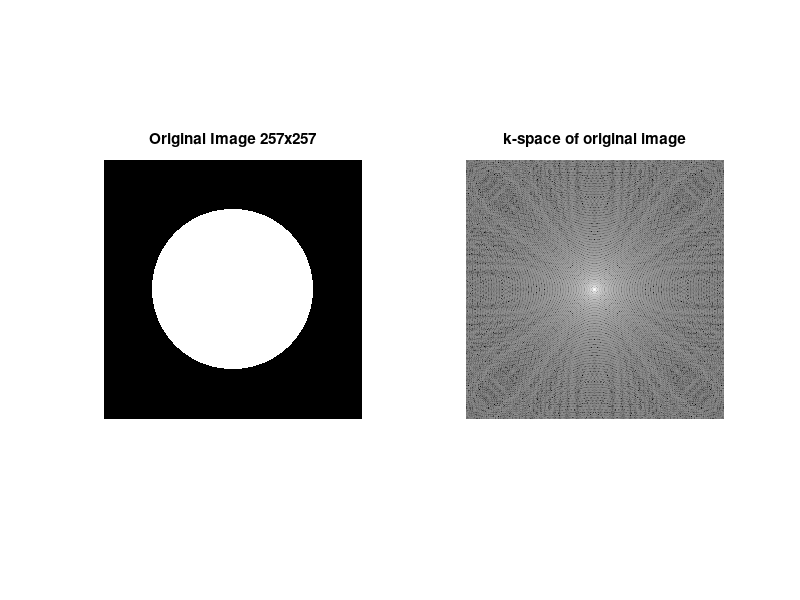
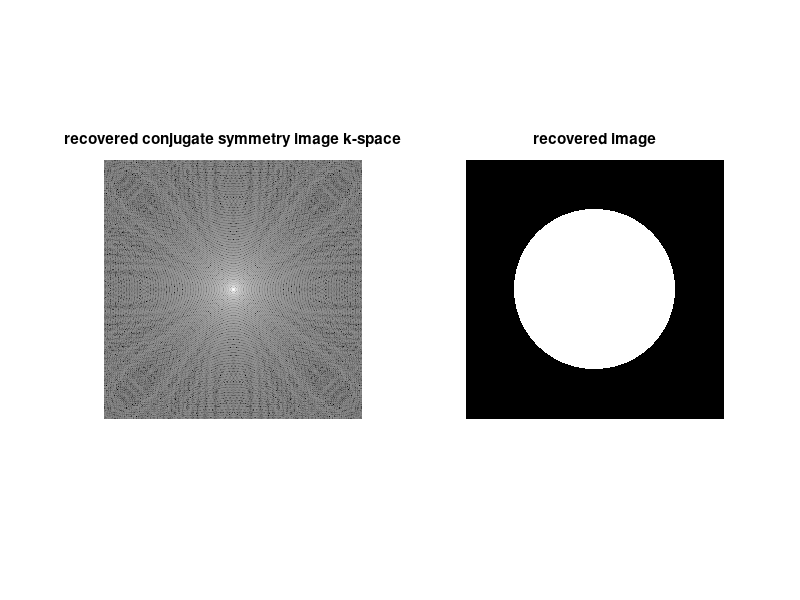
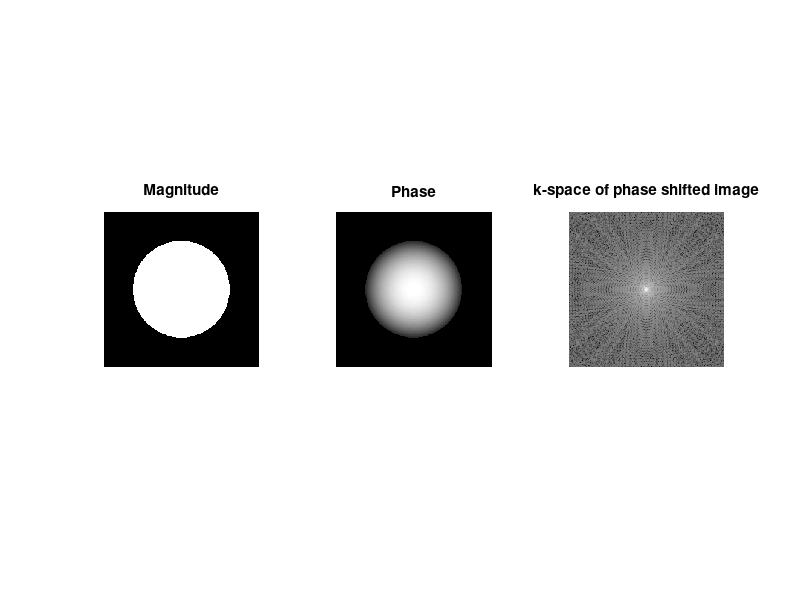
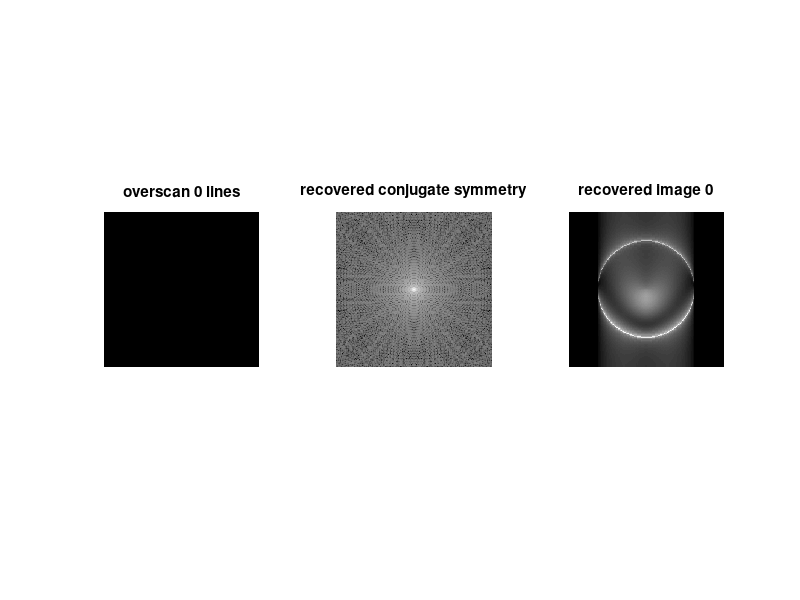

Reproduce these figures in MATLAB, in order.
% MRI Homework 3

%% part 1, a
OGimage=zeros(257,257);

for b=1:257
    for c=1:257
        if (b-128.5)^2 + (c-128.5)^2 <80^2
            OGimage(b,c)=1;
        end 
    end 
end 
OGimage=complex(OGimage);
figure (1) 
subplot(1,2,1)
imshow(OGimage)
title('Original Image 257x257')

%% part 1, b
kspace_image=fftshift(fft2(OGimage));
subplot(1,2,2)
imshow(log(abs(kspace_image)),[])
title('k-space of original image')

%% part 1, c
% make the top 128 rows of k-space=0
for n=1:1:128
    kspace_image(n,:)=0;
end 

%kspace_image_recovered=conj(kspace_image);
% row loop, column loop
% point by point put the conjgate into a matrix
kspace_image_recovered=kspace_image;
for k=1:128
    for d=1:257
        kspace_image_recovered(k,d)=conj(kspace_image(258-k,258-d));
    end
end
symmetry=kspace_image+kspace_image_recovered;
check=kspace_image_recovered-kspace_image;
figure (2)
subplot(1,2,1)
imshow(log(abs(kspace_image_recovered)),[])
title('recovered conjugate symmetry image k-space')

% part 1,d
recovered=ifft2(fftshift(kspace_image_recovered));
subplot(1,2,2)
imshow(abs(recovered),[])
title('recovered image')

%% part 2, a
%image=zeros(257,257);

%newImage=OGimage*1*exp(-1i*pi*r/80);
% as the over scan lines increase, the image will look better because we
% use less and less conjugate symmetry
 
for s=1:257
    for m=1:257
    r(s,m)=sqrt((s-128.5)^2 + (m-128.5)^2);
    end
end

for b=1:257
    for c=1:257
        if (b-128.5)^2 + (c-128.5)^2 <80^2
            OGimage(b,c)=1*exp(-1i*pi*(r(b,c)/-128));
        end 
    end 
end 

F=log(OGimage+1);

figure (3) 
subplot(1,3,1)
imshow(abs(OGimage),[])
title('Magnitude')

subplot(1,3,2)
imshow(F,[])
title('Phase')


%% part 2, b
kspace_image2=fftshift(fft2(OGimage));
subplot(1,3,3)
imshow(log(abs(kspace_image2)),[])
title('k-space of phase shifted image')

%% part 2,c
% 0 overscans 
for n=1:1:128
    kspace_image2(n,:)=0;
end 

figure (4) 
subplot(1,3,1)
imshow(log(abs(kspace_image2)),[])
title('overscan 0 lines')

kspace_image_recovered2=kspace_image2;
for k=1:128
    for d=1:257
        kspace_image_recovered2(k,d)=conj(kspace_image2(258-k,258-d));
    end
end

figure (4)
subplot(1,3,2)
imshow(log(abs(kspace_image_recovered2)),[])
title('recovered conjugate symmetry')

recovered2=ifft2(fftshift(kspace_image_recovered2));
subplot(1,3,3)
imshow(abs(recovered2),[])
title('recovered image 0')

%% 8 overscans 
kspace_image3=fftshift(fft2(OGimage));
for a=1:1:120
    kspace_image3(a,:)=0;
end 

figure (5) 
subplot(1,3,1)
imshow(log(abs(kspace_image3)),[])
title('overscan 8 lines')

kspace_image_recovered3=kspace_image3;
for i=1:120
    for j=1:257
        kspace_image_recovered3(i,j)=conj(kspace_image3(258-i,258-j));
    end
end

subplot(1,3,2)
imshow(log(abs(kspace_image_recovered2)),[])
title('recovered conjugate symmetry')

recovered3=ifft2(fftshift(kspace_image_recovered3));
subplot(1,3,3)
imshow(abs(recovered3),[])
title('recovered image 8')

%% 16 overscans 
kspace_image4=fftshift(fft2(OGimage));
for e=1:1:112
    kspace_image4(e,:)=0;
end 

figure (6) 
subplot(1,3,1)
imshow(log(abs(kspace_image4)),[])
title('overscan 16 lines')

kspace_image_recovered3=kspace_image4;
for f=1:112
    for g=1:257
        kspace_image_recovered3(f,g)=conj(kspace_image4(258-f,258-g));
    end
end

subplot(1,3,2)
imshow(log(abs(kspace_image_recovered3)),[])
title('recovered conjugate symmetry')

recovered3=ifft2(fftshift(kspace_image_recovered3));
subplot(1,3,3)
imshow(abs(recovered3),[])
title('recovered image 16')

%% 32 overscans 
kspace_image5=fftshift(fft2(OGimage));
for h=1:1:96
    kspace_image5(h,:)=0;
end 

figure (7) 
subplot(1,3,1)
imshow(log(abs(kspace_image5)),[])
title('overscan 32 lines')

kspace_image_recovered4=kspace_image5;
for x=1:96
    for z=1:257
        kspace_image_recovered4(x,z)=conj(kspace_image5(258-x,258-z));
    end
end

subplot(1,3,2)
imshow(log(abs(kspace_image_recovered4)),[])
title('recovered conjugate symmetry')

recovered5=ifft2(fftshift(kspace_image_recovered4));
subplot(1,3,3)
imshow(abs(recovered5),[])
title('recovered image 32')